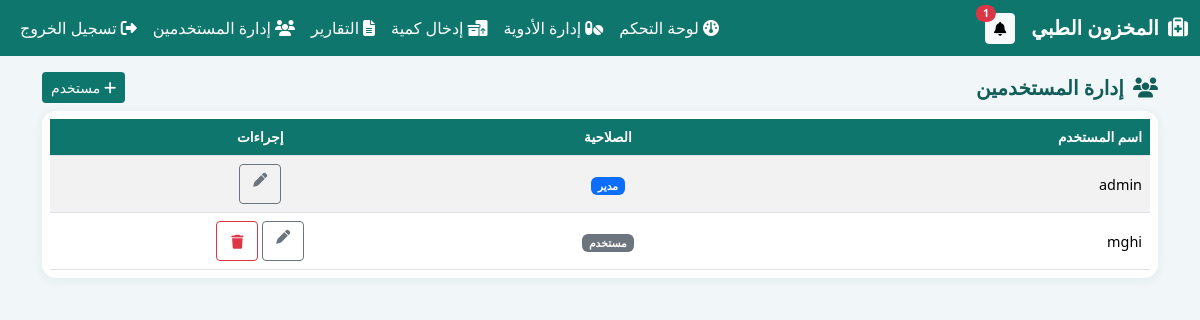
Page /users (signed in) on the earlier database version.
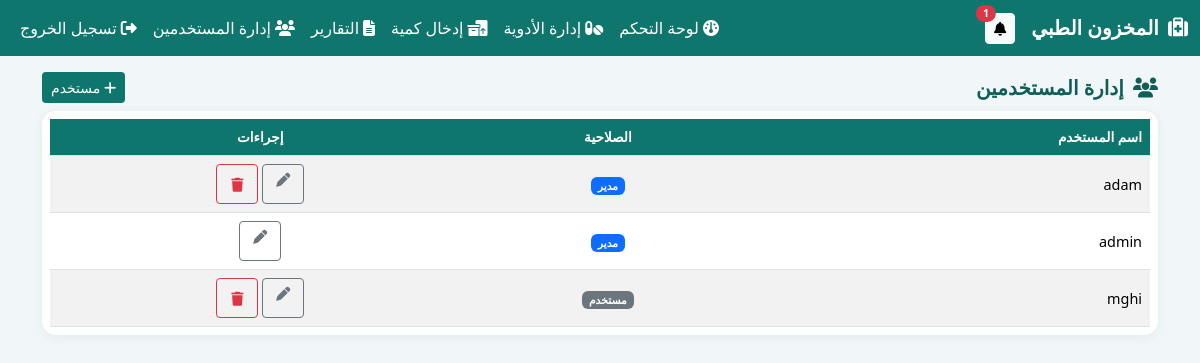
Same page on the later database version.
### app.py (models this page shows)
class User(UserMixin, db.Model):
    __tablename__ = "user"
    id = db.Column(db.Integer, primary_key=True)
    username = db.Column(db.String(80), unique=True, nullable=False)
    password = db.Column(db.String(255), nullable=False)
    role = db.Column(db.String(20), nullable=False, default="user")
    @property
    def is_admin(self):
        return self.role == "admin"
    @property
    def role_label(self):
        return "مدير" if self.is_admin else "مستخدم"

### app.py (the view)
@app.route("/users")
@admin_required
def users():
    return render_template("users.html", users=User.query.order_by(User.username).all())

### app.py (called while the page is built)
@login_manager.user_loader
def load_user(user_id):
    return db.session.get(User, int(user_id))

def admin_required(view_function):
    @wraps(view_function)
    @login_required
    def wrapped_view(*args, **kwargs):
        if current_user.role != "admin":
            flash("ليس لديك صلاحية للوصول إلى هذه الصفحة.", "danger")
            return redirect(url_for("dashboard"))
        return view_function(*args, **kwargs)
    return wrapped_view

@app.context_processor
def inject_globals():
    unread = 0
    if current_user.is_authenticated:
        if not session.get("alerts_read"):
            unread = len(get_alerts())
    return {
        "alerts_count": unread,
        "today_str": date.today().strftime("%d-%m-%Y"),
        "near_days": NEAR_EXPIRY_DAYS,
    }

    @property
    def total_quantity(self):
        return sum(b.quantity for b in self.batches)

    @property
    def active_batches(self):
        return [b for b in self.batches if b.quantity > 0]

### templates/users.html (shortened to what this page needs)
{% extends "base.html" %}
{% block content %}
<div class="d-flex justify-content-between align-items-center mb-2">
  <h5 class="page-title mb-0"><i class="fa-solid fa-users me-1"></i> إدارة المستخدمين</h5>
  <a href="{{ url_for('add_user') }}" class="btn btn-brand btn-sm"><i class="fa-solid fa-plus"></i> مستخدم</a>
</div>
<div class="card p-2">
  <div class="table-responsive">
    <table class="table table-striped mb-0">
      <thead><tr><th>اسم المستخدم</th><th class="text-center">الصلاحية</th><th class="text-center">إجراءات</th></tr></thead>
      <tbody>
        {% for u in users %}
        <tr>
          <td>{{ u.username }}</td>
          <td class="text-center"><span class="badge {% if u.role == 'admin' %}bg-primary{% else %}bg-secondary{% endif %}">{{ u.role_label }}</span></td>
          <td class="text-center">
            <div class="d-flex justify-content-center gap-1">
              <a class="btn btn-sm btn-outline-secondary btn-icon" href="{{ url_for('edit_user', user_id=u.id) }}"><i class="fa-solid fa-pen"></i></a>
              {% if u.username != 'admin' %}
              <form method="post" action="{{ url_for('delete_user', user_id=u.id) }}" onsubmit="return confirm('حذف هذا المستخدم؟');">
                <button class="btn btn-sm btn-outline-danger btn-icon"><i class="fa-solid fa-trash"></i></button>
              </form>
              {% endif %}
            </div>
          </td>
        </tr>
        {% endfor %}
      </tbody>
    </table>
  </div>
</div>
{% endblock %}

### templates/base.html (shortened to what this page needs)
<!DOCTYPE html>
<html lang="ar" dir="rtl">
<head>
<link href="https://cdn.jsdelivr.net/npm/bootstrap@5.3.3/dist/css/bootstrap.rtl.min.css" rel="stylesheet">
<link href="https://cdnjs.cloudflare.com/ajax/libs/font-awesome/6.5.2/css/all.min.css" rel="stylesheet">
</head>
<body>
<nav class="navbar navbar-expand-lg sticky-top no-print">
  <div class="container-fluid">
    <a class="navbar-brand fw-bold" href="{{ url_for('dashboard') }}">
      <i class="fa-solid fa-suitcase-medical me-1"></i> المخزون الطبي
    </a>
    <div class="d-flex align-items-center gap-2">
      <a class="btn btn-sm btn-light position-relative" href="{{ url_for('alerts') }}">
        <i class="fa-solid fa-bell"></i>
        {% if alerts_count %}<span class="position-absolute top-0 start-100 translate-middle badge rounded-pill bg-danger">{{ alerts_count }}</span>{% endif %}
      </a>
    </div>
    <div class="collapse navbar-collapse" id="nav">
      <ul class="navbar-nav ms-auto">
        <li class="nav-item"><a class="nav-link" href="{{ url_for('dashboard') }}"><i class="fa-solid fa-gauge me-1"></i>لوحة التحكم</a></li>
        <li class="nav-item"><a class="nav-link" href="{{ url_for('medicines') }}"><i class="fa-solid fa-pills me-1"></i>إدارة الأدوية</a></li>
        <li class="nav-item"><a class="nav-link" href="{{ url_for('add_batch') }}"><i class="fa-solid fa-boxes-packing me-1"></i>إدخال كمية</a></li>
        {% if current_user.is_authenticated and current_user.role == 'admin' %}
        <li class="nav-item"><a class="nav-link" href="{{ url_for('inventory_report') }}"><i class="fa-solid fa-file-lines me-1"></i>التقارير</a></li>
        <li class="nav-item"><a class="nav-link" href="{{ url_for('users') }}"><i class="fa-solid fa-users me-1"></i>إدارة المستخدمين</a></li>
        {% endif %}
        <li class="nav-item"><a class="nav-link" href="{{ url_for('logout') }}"><i class="fa-solid fa-right-from-bracket me-1"></i>تسجيل الخروج</a></li>
      </ul>
    </div>
  </div>
</nav>
<div class="container py-3">
  {% block content %}{% endblock %}
</div>
</body>
</html>

### templates/base.html (style rules this page uses)
:root { --brand:#0f766e; --brand-dark:#115e59; --soft:#f1f6f8; }
body { background:var(--soft); font-family:"Segoe UI",Tahoma,sans-serif; padding-bottom:70px; }
.navbar { background:var(--brand); }
.navbar .navbar-brand,.navbar .nav-link { color:#fff !important; }
.card { border:0; border-radius:14px; box-shadow:0 2px 10px rgba(15,118,110,.08); }
.btn-brand { background:var(--brand); color:#fff; }
.table thead th { background:var(--brand); color:#fff; font-size:.85rem; white-space:nowrap; }
.table td,.table th { vertical-align:middle; font-size:.9rem; }
.btn-icon { min-width:42px; min-height:40px; }
.page-title { font-weight:700; color:var(--brand-dark); }

Differences in the rows shown:
added User: username "adam", role_label "مدير"
